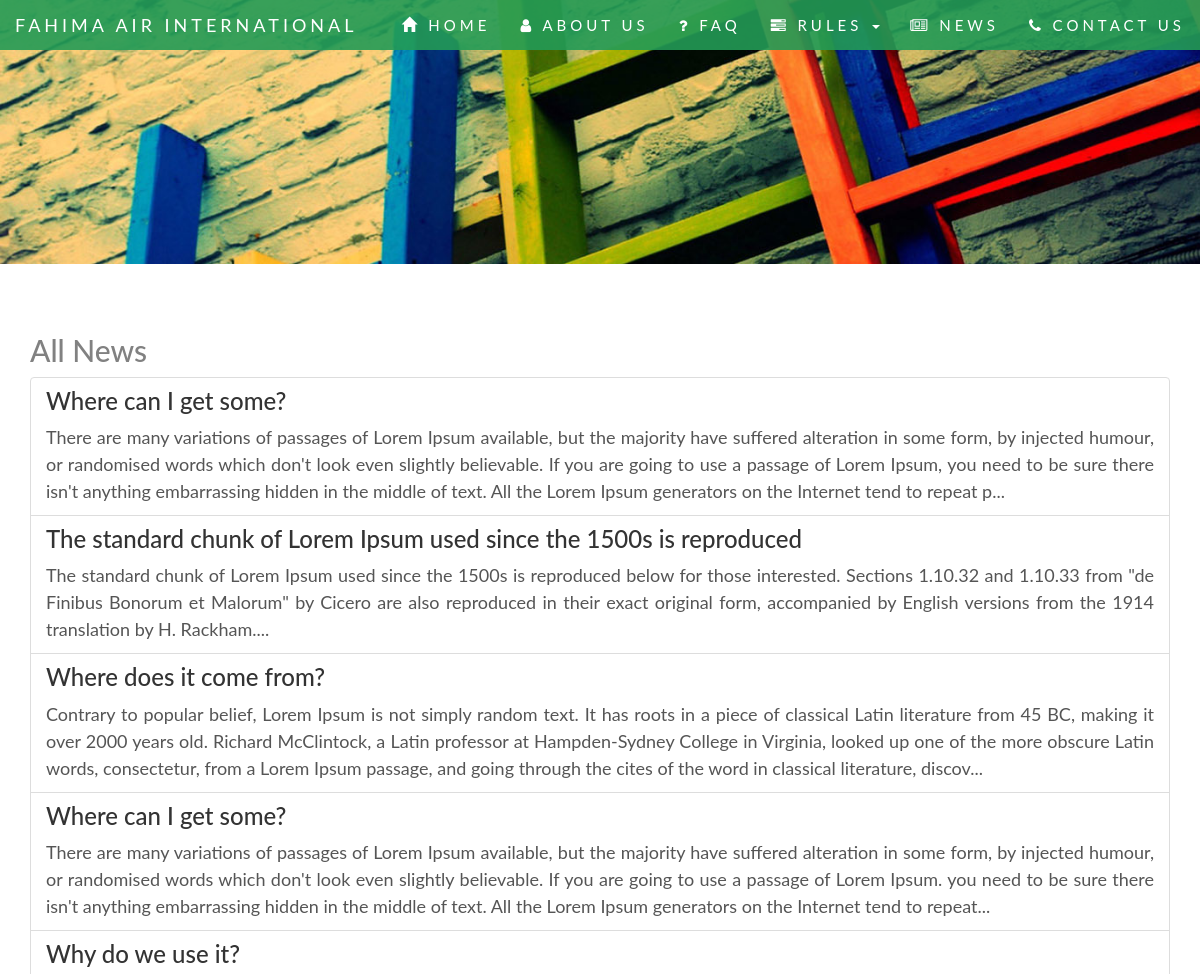
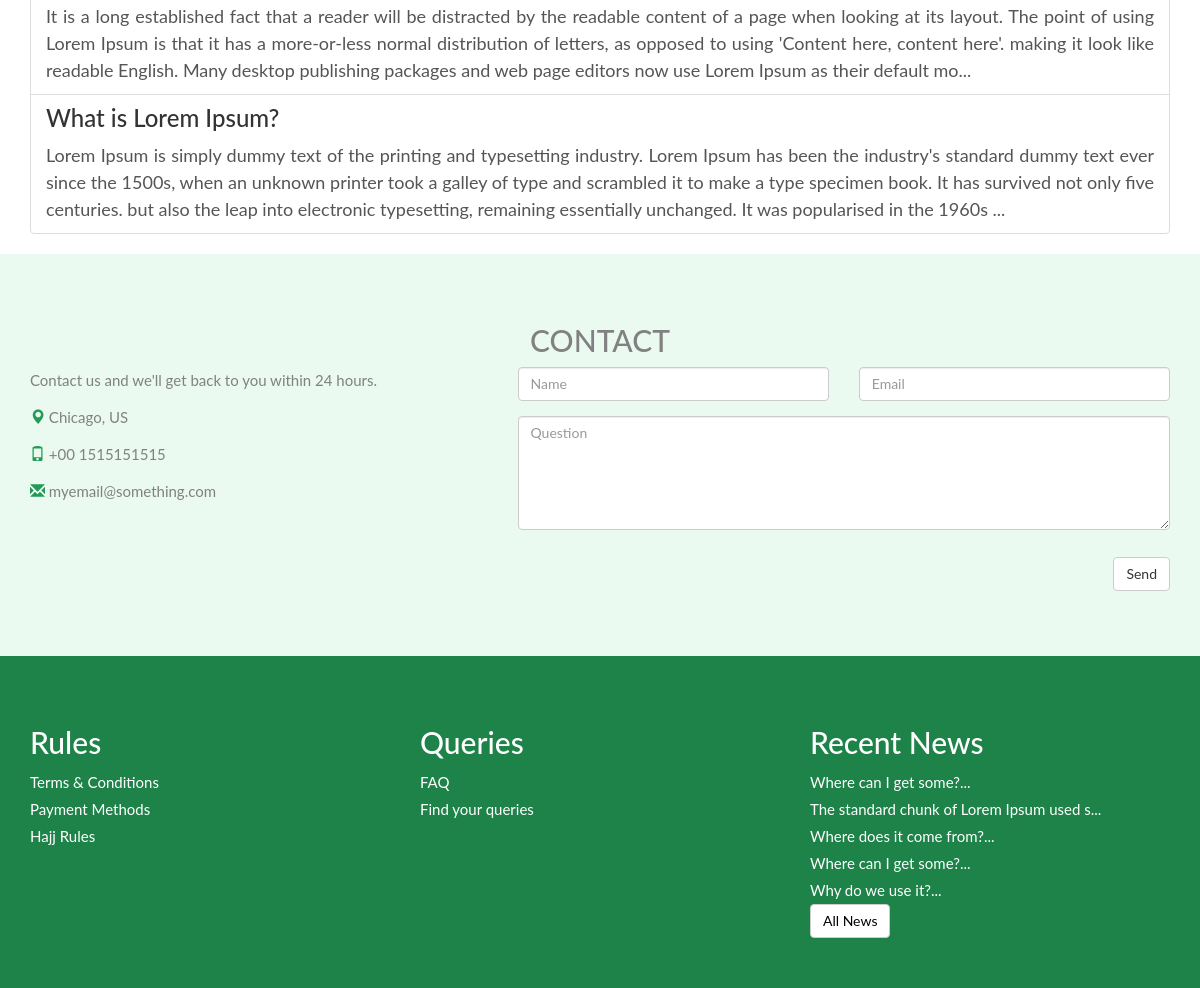
The app's page /newsList.php with its own data (2 pictures, top to bottom).
### tables this page shows
CREATE TABLE `recent_news` (
  `id` int(11) NOT NULL,
  `heading` text,
  `body` text
);

### public_html/newsList.php (the view, shortened to what this page needs)
<?php include_once("dbConnector.php"); ?>
<?php
	$SelectNews = "SELECT id,heading,body FROM recent_news ORDER BY id DESC";
	$ResultNews = mysqli_query($connection,$SelectNews);
?>
<!doctype html>
<html>
<head>
<link rel="stylesheet" href="https://maxcdn.bootstrapcdn.com/bootstrap/3.3.7/css/bootstrap.min.css">
<link rel="stylesheet" href="https://cdnjs.cloudflare.com/ajax/libs/font-awesome/4.7.0/css/font-awesome.min.css">
<link rel="stylesheet" type="text/css" href="css/header.css">
<link rel="stylesheet" type="text/css" href="css/footer.css">
</head>
<body>
<?php include_once("header.php"); ?>
<div class="content">
    <div class="container">
      <h2>All News</h2>
      <div class="list-group">
      	<?php while($RowNews = mysqli_fetch_assoc($ResultNews)) { ?>
        <a  href="fullNews.php?newsId=<?php echo $RowNews['id']; ?>" class="list-group-item">
          <h3 style="margin-bottom:10px;" class="list-group-item-heading"><?php echo $RowNews["heading"]; ?></h3>
          <p class="list-group-item-text text-justify summary"><?php echo substr($RowNews["body"],0,400) . "..."; ?></p>
        </a>
        <?php } ?>
      </div>
    </div>
    <?php include_once("contact.php"); ?>
    <?php include_once("footer.php"); ?>
</div>
</body>
</html>

### public_html/footer.php
<?php
	$SelectNews5 = "SELECT id,heading FROM recent_news ORDER BY id DESC LIMIT 5";
	$ResultNews5 = mysqli_query($connection,$SelectNews5);
?>
<div class="footer" id="newsId">
    <div class="container">
        <div class="row">
            <div class="col-md-4">
                <h2>Rules</h2>
                <a href="terms&Conditions.php">Terms & Conditions</a><br/>
                <a href="paymentMethods.php">Payment Methods</a><br/>
                <a href="hajjRules.php">Hajj Rules</a><br/>
            </div>
            <div class="col-md-4">
                <h2>Queries</h2>
                <a href="faq.php">FAQ</a><br/>
                <a href="#contactId">Find your queries</a><br/>
            </div>
            <div class="col-md-4">
                <h2>Recent News</h2>
                <?php while($RowNews5 = mysqli_fetch_assoc($ResultNews5)) { ?>
                <a href="fullNews.php?newsId=<?php echo $RowNews5['id']; ?>"><?php echo substr($RowNews5["heading"],0,40) . "..."; ?></a> <br/>
                <?php } ?>
                <a style="color:black;" class="btn btn-default" href="newsList.php">All News</a>
            </div>
        </div>
    </div>
</div>

### public_html/css/header.css (style rules this page uses)
body { font: 400 15px Lato, sans-serif; line-height: 1.8; color: #818181; }

### public_html/css/footer.css (style rules this page uses)
.footer { background-color:#1D8348; padding:50px 0px; color:white; }
.footer a { color:#fff; }

### public_html/newsList.php (style rules this page uses)
.content { position:relative; top:50px; }
.summary { font-size:18px; line-height:1.5; }

### records on screen
recent_news: heading "Where can I get some?", body "There are many variations of passages of Lorem Ipsum available, but the majority have suffered alteration in some form, by injected humour, or randomised words which don't look even slightly believable. If you are going to use a passage of Lorem Ipsum, you need to be sure there isn't anything embarrassing hidden in the middle of text. All the Lorem Ipsum generators on the Internet tend to repeat p"
recent_news: heading "The standard chunk of Lorem Ipsum used since the 1500s is reproduced", body "The standard chunk of Lorem Ipsum used since the 1500s is reproduced below for those interested. Sections 1.10.32 and 1.10.33 from \"de Finibus Bonorum et Malorum\" by Cicero are also reproduced in their exact original form, accompanied by English versions from the 1914 translation by H. Rackham.", heading "The standard chunk of Lorem Ipsum used s"
recent_news: heading "Where does it come from?", body "Contrary to popular belief, Lorem Ipsum is not simply random text. It has roots in a piece of classical Latin literature from 45 BC, making it over 2000 years old. Richard McClintock, a Latin professor at Hampden-Sydney College in Virginia, looked up one of the more obscure Latin words, consectetur, from a Lorem Ipsum passage, and going through the cites of the word in classical literature, discov"
recent_news: heading "Where can I get some?", body "There are many variations of passages of Lorem Ipsum available, but the majority have suffered alteration in some form, by injected humour, or randomised words which don't look even slightly believable. If you are going to use a passage of Lorem Ipsum. you need to be sure there isn't anything embarrassing hidden in the middle of text. All the Lorem Ipsum generators on the Internet tend to repeat"
recent_news: heading "Why do we use it?", body "It is a long established fact that a reader will be distracted by the readable content of a page when looking at its layout. The point of using Lorem Ipsum is that it has a more-or-less normal distribution of letters, as opposed to using 'Content here, content here'. making it look like readable English. Many desktop publishing packages and web page editors now use Lorem Ipsum as their default mo"
recent_news: heading "What is Lorem Ipsum?", body "Lorem Ipsum is simply dummy text of the printing and typesetting industry. Lorem Ipsum has been the industry's standard dummy text ever since the 1500s, when an unknown printer took a galley of type and scrambled it to make a type specimen book. It has survived not only five centuries. but also the leap into electronic typesetting, remaining essentially unchanged. It was popularised in the 1960s"
